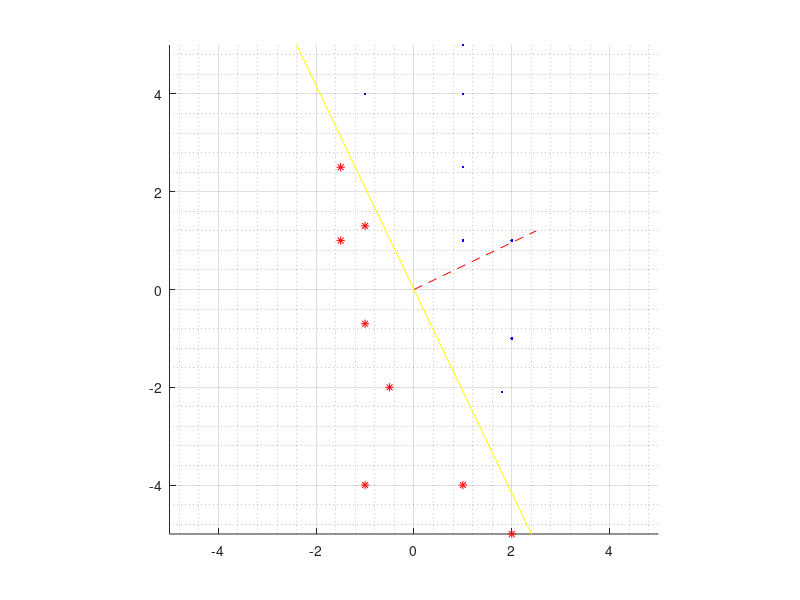

Write the MATLAB code that produced this figure.
data_set=[
    -1.5 1 1;
    1 1 -1;
    1 5 -1;
    -1 -4 1;
    -1 1.3 1;
    1 4 -1;
    1 2.5 -1;
    -1 -0.7 1;
    2 -1 -1;
    2 1 -1;
    -0.5 -2 1;
    1.8 -2.1 -1;
    1 -4 1;
    -1 4 -1;
    2 -5 1;
    -1.5 2.5 1;

];
hold on;
axis equal;
axis([-5 5 -5 5]);

grid on;
grid minor;
x=linspace(-5,5);
for i=1:length(data_set)
    if data_set(i,3)==-1
        plot(data_set(i,1),data_set(i,2),'.b');
    else
        plot(data_set(i,1),data_set(i,2),'*r');
    end
end
w_set=[];
origin=[0 0];
w=data_set(1,1:2)-origin;
hw=plot([0 w(1)],[0 w(2)],'--r');
h=plot(x,-x*w(1)/w(2),'-y');
for test= 1:5
for i = 1: length(data_set)
    ln=origin-data_set(i,1:2);
    dot_product=dot(w,ln);
    pause(0.1)
    if dot_product*data_set(i,3)<=0
        if acos(dot_product*(ln*ln')/(w*w'))>pi/2
            w=w+ln;
        else
            w=w-ln;
        end
    end
    delete(h);
    delete(hw);
    hw=plot([0 w(1)],[0 w(2)],'--r');
    h=plot(x,-x*w(1)/w(2),'-y');
end
end
